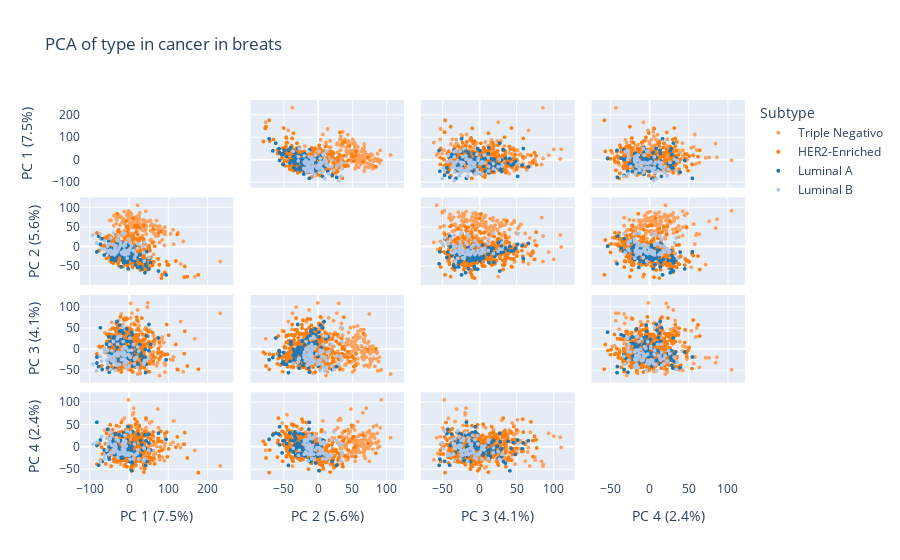

Notebook code for this chart:
### Code cell
import pandas as pd
import numpy as np
import plotly.express as px
from sklearn.decomposition import PCA
from sklearn.preprocessing import StandardScaler

df_prep = df_csv.set_index('Hugo_Symbol').drop(columns=['Entrez_Gene_Id'], errors='ignore')

# TRANSPONEMOS: Ahora las filas son Pacientes y las columnas son Genes
df_counts = df_prep.T

# SOLUCIÓN AL ERROR: Convertimos nombres de columnas a string y limpiamos espacios
df_counts.columns = df_counts.columns.astype(str).str.strip()

# --- 2. VERIFICACIÓN DE GENES ---
Important_Genes = ['ERBB2', 'ESR1', 'PGR', 'MKI67']
# Filtramos solo los que realmente existan en el dataset para evitar KeyErrors
genes_existentes = [g for g in Important_Genes if g in df_counts.columns]
print(f"Genes encontrados para clasificar: {genes_existentes}")

# --- 3. ESCALADO Y PCA ---
scaler = StandardScaler()
X_scaled = scaler.fit_transform(df_counts)

pca_obj = PCA(n_components=4)
components = pca_obj.fit_transform(X_scaled)

# --- 4. LÓGICA DE CLASIFICACIÓN ---
def clasificar(row):
    # Usamos .get para que si falta un gen, no rompa el código
    her2 = row.get('ERBB2', 0)
    esr1 = row.get('ESR1', 0)
    ki67 = row.get('MKI67', 0)
    
    # Clasificación basada en la mediana de cada gen
    if her2 > df_counts['ERBB2'].median() if 'ERBB2' in df_counts else 0:
        return 'HER2-Enriched'
    elif esr1 > df_counts['ESR1'].median() if 'ESR1' in df_counts else 0:
        if ki67 > df_counts['MKI67'].median() if 'MKI67' in df_counts else 0:
            return 'Luminal B'
        else:
            return 'Luminal A'
    else:
        return 'Triple Negativo'

# Aplicamos la clasificación
subtypes = df_counts.apply(clasificar, axis=1)

# --- 5. GRÁFICO FINAL ---
df_plot = pd.DataFrame(components, columns=['0', '1', '2', '3'])
df_plot['Subtype'] = subtypes.values
df_plot['Patient_ID'] = df_counts.index

labels = {str(i): f"PC {i+1} ({var:.1f}%)" for i, var in enumerate(pca_obj.explained_variance_ratio_ * 100)}

fig = px.scatter_matrix(
    df_plot,
    dimensions=['0', '1', '2', '3'],
    color='Subtype',
    labels=labels,
    hover_name='Patient_ID',
    title="PCA of type in cancer",
    color_discrete_map={
        'Luminal A': '#1f77b4', 'Luminal B': '#aec7e8',
        'HER2-Enriched': '#ff7f0e', 'Triple Negative': '#d62728'
    }
)
fig.update_traces(diagonal_visible=False, marker=dict(size=4))
fig.show()

### Figure 1 — Plotly figure (JSON) as saved in the notebook; plotly's stock layout.template omitted (floating-point values rounded to 4 significant figures; data arrays with more than 128 entries replaced by an {"elided": "..."} marker saying what was removed)
{"data": [{"diagonal": {"visible": false}, "dimensions": [{"axis": {"matches": true}, "label": "PC 1 (7.5%)", "values": {"elided": "230 float values"}}, {"axis": {"matches": true}, "label": "PC 2 (5.6%)", "values": {"elided": "230 float values"}}, {"axis": {"matches": true}, "label": "PC 3 (4.1%)", "values": {"elided": "230 float values"}}, {"axis": {"matches": true}, "label": "PC 4 (2.4%)", "values": {"elided": "230 float values"}}], "hovertemplate": "<b>%{hovertext}</b><br><br>Subtype=Triple Negativo<br>%{xaxis.title.text}=%{x}<br>%{yaxis.title.text}=%{y}<extra></extra>", "hovertext": {"elided": "230 str values"}, "legendgroup": "Triple Negativo", "marker": {"color": "#FFA15A", "size": 4, "symbol": "circle"}, "name": "Triple Negativo", "showlegend": true, "type": "splom"}, {"diagonal": {"visible": false}, "dimensions": [{"axis": {"matches": true}, "label": "PC 1 (7.5%)", "values": {"elided": "408 float values"}}, {"axis": {"matches": true}, "label": "PC 2 (5.6%)", "values": {"elided": "408 float values"}}, {"axis": {"matches": true}, "label": "PC 3 (4.1%)", "values": {"elided": "408 float values"}}, {"axis": {"matches": true}, "label": "PC 4 (2.4%)", "values": {"elided": "408 float values"}}], "hovertemplate": "<b>%{hovertext}</b><br><br>Subtype=HER2-Enriched<br>%{xaxis.title.text}=%{x}<br>%{yaxis.title.text}=%{y}<extra></extra>", "hovertext": {"elided": "408 str values"}, "legendgroup": "HER2-Enriched", "marker": {"color": "#ff7f0e", "size": 4, "symbol": "circle"}, "name": "HER2-Enriched", "showlegend": true, "type": "splom"}, {"diagonal": {"visible": false}, "dimensions": [{"axis": {"matches": true}, "label": "PC 1 (7.5%)", "values": [-8.634, -0.2233, 33.04, 4.322, -5.856, -20.9, -23.34, -40.18, -30.46, -81.61, -35.52, -1.97, -37.14, 9.348, -25.21, 28.2, 0.2686, 40.82, 75.53, 20.67, -14.57, 51.28, 20.94, -1.002, -3.253, -34.67, 94.87, 3.521, 42.7, 9.74, -42.83, -13.47, -54.1, 45.55, -23.37, -0.2154, -10.79, 29.24, -2.494, 2.652, -7.543, -13.99, 5.644, -51.02, -62.93, -72.83, -19.61, -81.66, -68.26, -77.27, -16.08, 8.987, 34.51, 22.29, -16.33, -31.74, -19.98, -16.41, -2.017, -50.27, -4.942, -49.66, -32.71, -43.94, -47.99, -30.01, -47.42, -36.51, -17.68, -36.88, -49.4, -28.38, 2.58, -10.1, 29.79, 55.14, -18.69, 14.95, -13.48, -30.95, -14.37, 44.03, -35.06, 8.555, -42.84, -0.5648, 4.563, 6.721, -56.94, -4.215, 16.19, 24.03, -32.03, -27.57, -5.809, -3.921, -25.99, -14.11, 5.857, 51.05, 9.482, 42.02]}, {"axis": {"matches": true}, "label": "PC 2 (5.6%)", "values": [-34.06, -29.57, -56.1, -23.06, -3.845, -20.09, -10.53, -4.759, 8.998, -12.44, -1.564, -56.11, 1.77, 0.2339, -10.19, -19.35, -30.72, -65.94, -61.59, 5.017, -22.8, -29.59, -26.75, -29.56, -16.51, -27.26, -71.42, -18.65, -43.12, -17.42, -9.028, -40.92, -13.15, -12.02, 3.93, -14.22, -23.23, -32.48, -27.55, -10.64, -12.64, -8.291, -12.16, 14.49, -20.57, 6.919, -8.36, -12.66, 20.89, 27.54, -34.14, -28.28, -35.19, -52.39, -0.1575, -16.77, -51.05, -23.17, 4.921, -12.48, -36.62, -4.712, -13.66, -32.14, -3.441, -9.439, -20.0, -34.33, -9.763, -13.67, -11.5, -18.71, -30.59, -23.32, -50.29, -40.0, 11.4, -35.9, -13.54, -21.84, -6.55, -49.26, -35.17, -3.141, -25.9, -23.45, -10.01, 1.525, -7.976, -39.41, -45.68, -21.82, -27.37, -19.47, -25.81, -24.8, -16.31, -30.18, -4.747, -56.84, -33.54, -35.64]}, {"axis": {"matches": true}, "label": "PC 3 (4.1%)", "values": [-16.5, 2.34, -14.79, 20.05, 48.77, -27.78, 43.25, 27.8, 66.38, -17.62, 12.56, -5.844, 29.89, -39.33, -14.0, 12.06, -9.668, -18.73, 27.42, -4.369, -12.78, 59.51, 4.871, -23.16, -24.38, -44.06, -24.21, -22.1, -54.6, -25.62, -1.977, -27.7, -42.9, 32.43, 57.86, 30.02, 21.03, -14.67, -1.634, -12.12, -23.38, 38.75, 7.653, 29.98, 2.438, 51.74, 14.56, -31.75, -47.18, -40.27, -9.536, 5.58, -24.38, -32.79, -15.85, 24.21, -28.21, -15.31, 4.517, -53.58, -29.16, -8.886, 16.43, -14.41, 18.63, 5.567, -30.41, -11.99, 46.12, 28.13, 7.741, -8.239, -4.496, -23.47, -7.052, 12.72, 25.87, -13.37, -0.8946, -4.153, 13.87, -34.7, -24.52, 35.29, -8.664, 5.026, -20.75, 41.28, 12.67, 19.38, -35.0, -37.48, -31.94, -23.38, -8.612, -17.28, 21.85, -5.546, 16.2, -2.33, -5.464, 0.5662]}, {"axis": {"matches": true}, "label": "PC 4 (2.4%)", "values": [3.968, 1.073, 4.879, -4.707, -16.69, -4.256, -3.531, -7.652, 13.97, 55.03, 5.918, 45.35, -17.2, 3.228, 27.38, -18.16, 32.17, 26.76, 30.81, -18.88, -15.33, 8.878, -14.92, -20.23, -8.58, 30.08, 16.91, -20.64, -41.31, 8.921, 9.898, 31.31, 39.41, -32.52, -3.786, -3.887, -2.014, -18.56, -3.49, -32.51, -14.63, 12.54, -7.645, -21.83, -6.629, 15.52, -20.95, 3.184, -32.32, -40.9, 24.07, -14.54, -6.767, -13.33, -20.99, 1.413, 13.89, -4.69, 3.279, -27.45, -5.68, -11.0, 10.02, 17.9, -0.9484, -16.46, 6.045, 13.32, 9.781, 11.67, -0.2265, 1.641, -2.38, 12.4, 14.05, -6.829, -25.35, -11.81, -13.76, -4.456, -23.93, 13.85, 28.28, -36.09, 1.513, -18.25, -29.91, -53.4, -12.85, 14.74, 7.204, 28.89, 5.743, 14.22, -13.54, -0.556, -11.99, 6.487, -4.306, 27.95, 33.79, -3.321]}], "hovertemplate": "<b>%{hovertext}</b><br><br>Subtype=Luminal A<br>%{xaxis.title.text}=%{x}<br>%{yaxis.title.text}=%{y}<extra></extra>", "hovertext": ["TCGA-A1-A0SQ-01", "TCGA-A2-A04N-01", "TCGA-A2-A0CQ-01", "TCGA-A2-A0CV-01", "TCGA-A2-A0EN-01", "TCGA-A2-A0EU-01", "TCGA-A2-A0YD-01", "TCGA-A2-A0YI-01", "TCGA-A2-A0YK-01", "TCGA-A2-A1FV-01", "TCGA-A2-A259-01", "TCGA-A2-A4S0-01", "TCGA-A7-A0CG-01", "TCGA-A7-A0CJ-01", "TCGA-A7-A0D9-01", "TCGA-A7-A3IY-01", "TCGA-A7-A3J0-01", "TCGA-A7-A3RF-01", "TCGA-A7-A425-01", "TCGA-A8-A06R-01", "TCGA-A8-A09T-01", "TCGA-AC-A3W6-01", "TCGA-AC-A62Y-01", "TCGA-AN-A0FK-01", "TCGA-AN-A0FW-01", "TCGA-AO-A1KP-01", "TCGA-AQ-A54O-01", "TCGA-AR-A1AS-01", "TCGA-B6-A0IA-01", "TCGA-B6-A0IO-01", "TCGA-B6-A0WT-01", "TCGA-B6-A0X4-01", "TCGA-B6-A1KC-01", "TCGA-BH-A0B6-01", "TCGA-BH-A0BO-01", "TCGA-BH-A0BP-01", "TCGA-BH-A0DP-01", "TCGA-BH-A0GZ-01", "TCGA-BH-A0H6-01", "TCGA-BH-A0H7-01", "TCGA-BH-A0H9-01", "TCGA-BH-A0W5-01", "TCGA-BH-A18H-01", "TCGA-BH-A1EO-01", "TCGA-BH-A1ET-01", "TCGA-BH-A1EU-01", "TCGA-BH-A1EY-01", "TCGA-BH-A1F5-01", "TCGA-BH-A1F8-01", "TCGA-BH-A1FM-01", "TCGA-BH-A1FR-01", "TCGA-C8-A12N-01", "TCGA-C8-A12X-01", "TCGA-C8-A133-01", "TCGA-C8-A26V-01", "TCGA-D8-A146-01", "TCGA-D8-A1JI-01", "TCGA-D8-A1JN-01", "TCGA-D8-A1JP-01", "TCGA-D8-A1JT-01", "TCGA-D8-A1X6-01", "TCGA-D8-A1X7-01", "TCGA-D8-A1XB-01", "TCGA-D8-A1XC-01", "TCGA-D8-A1XO-01", "TCGA-D8-A1XU-01", "TCGA-D8-A1XV-01", "TCGA-D8-A27E-01", "TCGA-D8-A27I-01", "TCGA-D8-A27L-01", "TCGA-D8-A27V-01", "TCGA-E2-A10B-01", "TCGA-E2-A14Q-01", "TCGA-E2-A14S-01", "TCGA-E2-A1BD-01", "TCGA-E2-A1IF-01", "TCGA-E2-A1IH-01", "TCGA-E2-A1IK-01", "TCGA-E2-A1IN-01", "TCGA-E2-A1L8-01", "TCGA-E2-A1L9-01", "TCGA-E2-A56Z-01", "TCGA-E9-A1N3-01", "TCGA-E9-A1NF-01", "TCGA-E9-A1RD-01", "TCGA-E9-A227-01", "TCGA-E9-A22B-01", "TCGA-E9-A22E-01", "TCGA-E9-A24A-01", "TCGA-E9-A3Q9-01", "TCGA-E9-A54X-01", "TCGA-EW-A1J6-01", "TCGA-EW-A1OX-01", "TCGA-EW-A1P0-01", "TCGA-EW-A1P5-01", "TCGA-EW-A1P6-01", "TCGA-EW-A1PE-01", "TCGA-GM-A2DM-01", "TCGA-GM-A2DN-01", "TCGA-GM-A3NY-01", "TCGA-LQ-A4E4-01", "TCGA-OL-A66H-01"], "legendgroup": "Luminal A", "marker": {"color": "#1f77b4", "size": 4, "symbol": "circle"}, "name": "Luminal A", "showlegend": true, "type": "splom"}, {"diagonal": {"visible": false}, "dimensions": [{"axis": {"matches": true}, "label": "PC 1 (7.5%)", "values": [25.07, -13.02, -51.71, -24.15, -69.4, -8.165, -47.48, 37.8, -34.07, 14.18, -21.29, -54.49, -10.8, -9.413, -12.79, -12.45, -16.32, -29.13, -35.69, -26.78, -12.56, -19.02, -21.13, -29.51, 0.4771, 39.86, 3.391, -91.92, -7.367, -36.13, -16.54, -53.98, -45.98, -35.66, -39.12, -37.16, 39.33, -14.54, -6.893, -10.76, -33.06, -11.19, 11.55, -16.63, 2.577, -0.7394, 1.932, 37.75, -14.72, -39.35, -82.57, 21.82, -10.26, -31.91, 18.43, -46.73, -73.22, -40.1, -62.59, -28.67, -43.2, -36.25, -48.97, -1.308, -34.82, 22.41, -30.81, -4.137, 51.07, -27.01, 6.999, 14.47, -12.39, -44.59, -61.92, -56.15, -10.26]}, {"axis": {"matches": true}, "label": "PC 2 (5.6%)", "values": [7.306, 2.447, -14.04, -0.006285, -4.343, -19.7, -8.024, 1.817, 3.621, -12.44, 11.88, 4.43, 6.963, 3.873, -19.44, -9.782, -13.54, 19.71, -1.343, -6.262, -15.9, -14.39, 3.872, -10.62, 20.43, 12.3, 10.32, 30.52, 12.25, 1.042, 34.59, 2.347, -11.07, -10.02, 35.35, -8.18, -36.11, -14.25, -15.91, -8.755, -12.82, -8.127, -9.114, -17.63, -5.146, -17.58, -8.696, -14.37, -16.92, -11.16, 10.07, 8.299, 34.77, -15.2, -20.22, 23.24, 33.37, 6.35, -5.553, 16.02, -13.15, -20.39, 8.009, -8.897, -13.99, -3.609, -12.14, -28.8, -27.14, 27.89, 3.22, -28.37, -12.27, -18.44, 15.48, -8.856, -11.99]}, {"axis": {"matches": true}, "label": "PC 3 (4.1%)", "values": [-3.635, -24.87, -14.7, -34.91, -27.19, -14.32, -21.81, -31.88, -49.02, -34.02, 31.24, -2.047, -35.33, -24.98, -6.079, -8.15, -13.24, 12.64, -10.5, 30.48, -22.17, -24.07, -8.06, 25.33, -38.81, -25.92, -18.15, -34.04, -42.96, -26.98, 52.57, -33.44, -17.1, -24.94, 18.94, -24.13, -32.34, 2.832, 3.278, 5.424, -33.53, -32.48, 11.86, 0.9215, 27.13, -11.57, -15.62, -34.12, 19.03, -29.16, -50.43, -42.07, -24.61, -37.11, -18.55, -47.27, -16.04, -16.38, 3.136, -6.141, -2.867, -12.62, 12.31, -1.776, -10.78, 6.319, -14.6, -29.36, -20.89, -14.18, -1.425, -22.71, 6.979, -26.35, -5.461, -24.85, -9.239]}, {"axis": {"matches": true}, "label": "PC 4 (2.4%)", "values": [-26.82, 14.44, -17.19, -15.99, 23.06, 12.22, 18.38, -2.092, -4.124, 6.382, -15.22, 6.961, 7.749, -10.49, 15.89, -8.344, -4.398, 15.88, -1.851, -16.39, 13.72, -15.18, -12.89, -10.05, -18.85, -26.72, 32.27, 5.775, -18.57, -1.992, 7.067, 18.9, -12.29, 1.351, -13.05, 2.302, -3.244, -4.576, 2.001, -5.703, -0.1779, 0.4401, -26.06, -11.49, -27.61, -13.77, -15.29, -31.05, -2.082, 2.309, 9.624, -14.37, -17.96, 16.11, -16.33, 34.21, -32.58, -6.721, -27.01, -23.78, 24.74, 6.495, 10.87, -17.81, 6.129, -6.414, 19.97, 36.01, -7.684, 13.56, -15.37, -18.73, 1.804, 4.298, -18.54, -7.55, 26.12]}], "hovertemplate": "<b>%{hovertext}</b><br><br>Subtype=Luminal B<br>%{xaxis.title.text}=%{x}<br>%{yaxis.title.text}=%{y}<extra></extra>", "hovertext": ["TCGA-A2-A0SW-01", "TCGA-A2-A0T3-01", "TCGA-A2-A0YF-01", "TCGA-A2-A0YT-01", "TCGA-A2-A1FW-01", "TCGA-A2-A1FX-01", "TCGA-A2-A1G4-01", "TCGA-A2-A4S3-01", "TCGA-A8-A06Q-01", "TCGA-A8-A079-01", "TCGA-A8-A07E-01", "TCGA-A8-A07F-01", "TCGA-A8-A07L-01", "TCGA-A8-A07W-01", "TCGA-A8-A082-01", "TCGA-A8-A084-01", "TCGA-A8-A086-01", "TCGA-A8-A08I-01", "TCGA-A8-A095-01", "TCGA-A8-A096-01", "TCGA-A8-A09C-01", "TCGA-A8-A09N-01", "TCGA-A8-A09Q-01", "TCGA-A8-A0A1-01", "TCGA-AN-A0AJ-01", "TCGA-AN-A0AM-01", "TCGA-AN-A0FY-01", "TCGA-AO-A1KS-01", "TCGA-AR-A0TY-01", "TCGA-AR-A0U3-01", "TCGA-AR-A1AW-01", "TCGA-AR-A24K-01", "TCGA-AR-A24N-01", "TCGA-AR-A24R-01", "TCGA-AR-A24S-01", "TCGA-AR-A2LK-01", "TCGA-B6-A0IB-01", "TCGA-B6-A0RI-01", "TCGA-B6-A0RV-01", "TCGA-B6-A0WS-01", "TCGA-B6-A0WV-01", "TCGA-B6-A0X5-01", "TCGA-BH-A0BC-01", "TCGA-BH-A0BV-01", "TCGA-BH-A0DX-01", "TCGA-BH-A0E1-01", "TCGA-BH-A0E2-01", "TCGA-BH-A0HB-01", "TCGA-BH-A0HP-01", "TCGA-BH-A1FJ-01", "TCGA-BH-A204-01", "TCGA-C8-A1HG-01", "TCGA-C8-A1HM-01", "TCGA-C8-A1HO-01", "TCGA-C8-A273-01", "TCGA-C8-A27A-01", "TCGA-D8-A1J8-01", "TCGA-D8-A1JC-01", "TCGA-D8-A1JE-01", "TCGA-D8-A1JJ-01", "TCGA-D8-A1XG-01", "TCGA-D8-A1XR-01", "TCGA-D8-A1Y0-01", "TCGA-D8-A1Y1-01", "TCGA-E2-A10A-01", "TCGA-E2-A14Z-01", "TCGA-E2-A15F-01", "TCGA-E2-A15O-01", "TCGA-E2-A2P5-01", "TCGA-E9-A1N9-01", "TCGA-E9-A1NA-01", "TCGA-E9-A1NI-01", "TCGA-E9-A1R4-01", "TCGA-E9-A1RC-01", "TCGA-E9-A226-01", "TCGA-E9-A22H-01", "TCGA-EW-A1PA-01"], "legendgroup": "Luminal B", "marker": {"color": "#aec7e8", "size": 4, "symbol": "circle"}, "name": "Luminal B", "showlegend": true, "type": "splom"}], "layout": {"dragmode": "select", "legend": {"title": {"text": "Subtype"}, "tracegroupgap": 0}, "title": {"text": "PCA of type in cancer in breats"}}}
